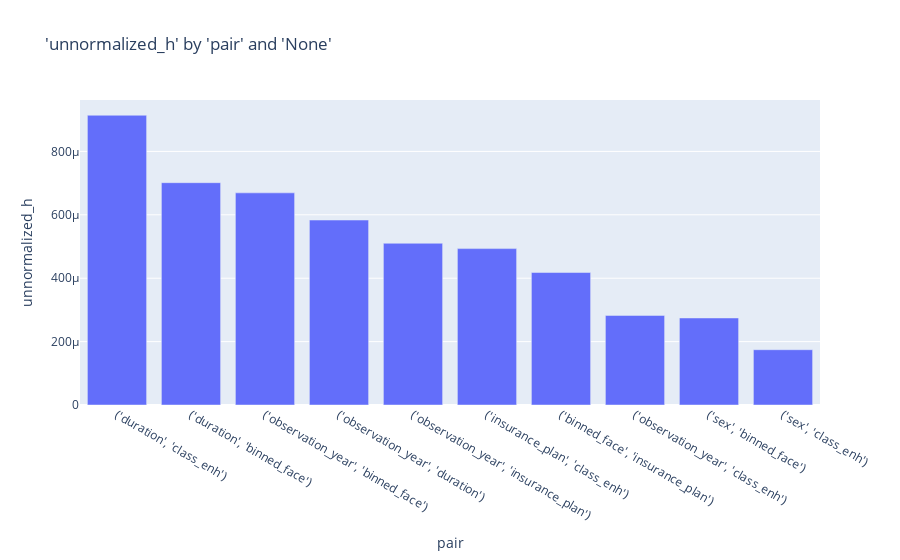

The notebook cell this image was saved under:
### Code cell
charters.chart(
    df=h_df.head(10), x_axis="pair", y_axis="unnormalized_h", type="bar", y_sort=True
)

### Figure 1 — Plotly figure (JSON) as saved in the notebook; plotly's stock layout.template omitted (floating-point values rounded to 4 significant figures)
{"data": [{"alignmentgroup": "True", "hovertemplate": "pair=%{x}<br>unnormalized_h=%{y}<extra></extra>", "legendgroup": "", "marker": {"color": "#636efa", "pattern": {"shape": ""}}, "name": "", "offsetgroup": "", "orientation": "v", "showlegend": false, "textposition": "auto", "type": "bar", "x": ["('duration', 'class_enh')", "('duration', 'binned_face')", "('observation_year', 'binned_face')", "('observation_year', 'duration')", "('observation_year', 'insurance_plan')", "('insurance_plan', 'class_enh')", "('binned_face', 'insurance_plan')", "('observation_year', 'class_enh')", "('sex', 'binned_face')", "('sex', 'class_enh')"], "xaxis": "x", "y": [0.0009141, 0.0007013, 0.0006692, 0.0005835, 0.0005102, 0.0004934, 0.0004179, 0.0002826, 0.0002745, 0.0001744], "yaxis": "y"}], "layout": {"autosize": true, "barmode": "relative", "legend": {"tracegroupgap": 0}, "title": {"text": "'unnormalized_h' by 'pair' and 'None'"}, "xaxis": {"anchor": "y", "autorange": true, "domain": [0, 1], "range": [-0.5, 9.5], "title": {"text": "pair"}, "type": "category"}, "yaxis": {"anchor": "x", "autorange": true, "domain": [0, 1], "range": [0, 0.0009622], "title": {"text": "unnormalized_h"}, "type": "linear"}}}
